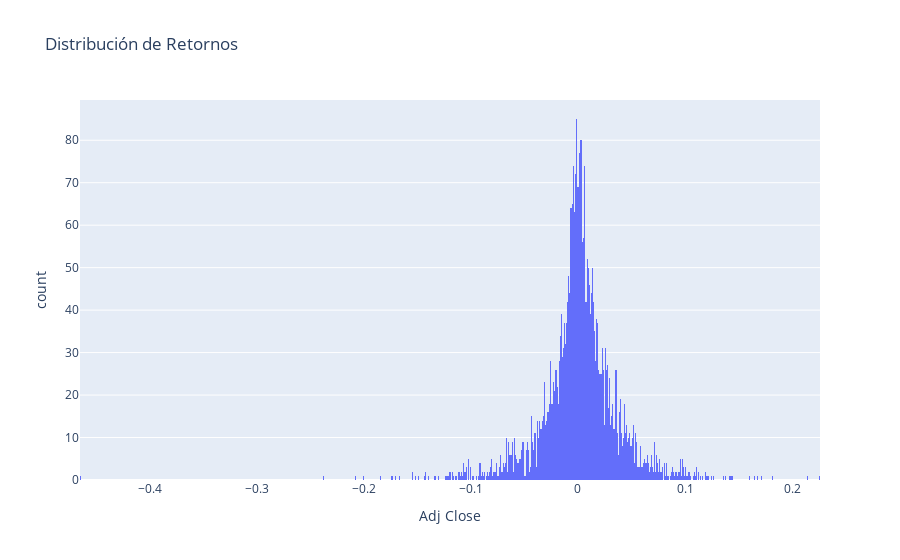

Notebook code for this chart:
### Code cell
# Obtener el ticker de Bitcoin
ticker = "BTC-USD"

# Descargar los datos de precios
bitcoin_data = yf.download(ticker)

ret_bitcoin = np.log(bitcoin_data[['Adj Close']]).diff().dropna()

# Crear un histograma interactivo
fig = px.histogram(ret_bitcoin, x='Adj Close', nbins=1000, title='Distribución de Retornos')

fig.show()

### Figure 1 — Plotly figure (JSON) as saved in the notebook; plotly's stock layout.template omitted (floating-point values rounded to 4 significant figures; data arrays with more than 128 entries replaced by an {"elided": "..."} marker saying what was removed)
{"data": [{"alignmentgroup": "True", "bingroup": "x", "hovertemplate": "Adj Close=%{x}<br>count=%{y}<extra></extra>", "legendgroup": "", "marker": {"color": "#636efa", "pattern": {"shape": ""}}, "name": "", "nbinsx": 1000, "offsetgroup": "", "orientation": "v", "showlegend": false, "type": "histogram", "x": {"elided": "3305 float values"}, "xaxis": "x", "yaxis": "y"}], "layout": {"barmode": "relative", "legend": {"tracegroupgap": 0}, "title": {"text": "Distribución de Retornos"}, "xaxis": {"anchor": "y", "domain": [0, 1], "title": {"text": "Adj Close"}}, "yaxis": {"anchor": "x", "domain": [0, 1], "title": {"text": "count"}}}}
